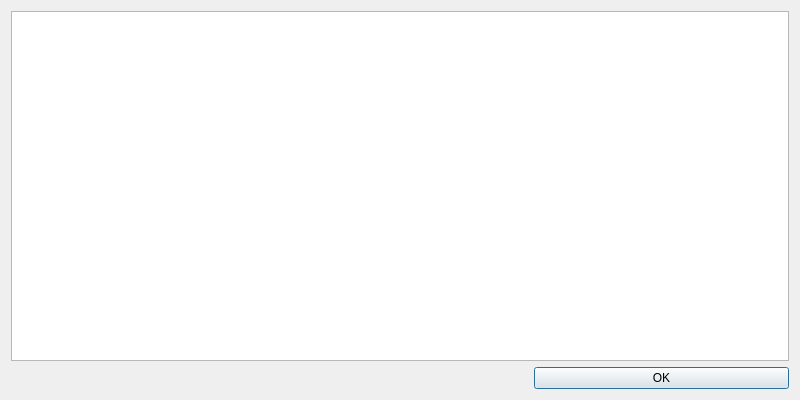
<?xml version="1.0" encoding="UTF-8"?>
<ui version="4.0">
 <class>SearchResult</class>
 <widget class="QDialog" name="SearchResult">
  <property name="geometry">
   <rect>
    <x>0</x>
    <y>0</y>
    <width>800</width>
    <height>400</height>
   </rect>
  </property>
  <property name="windowTitle">
   <string>Dialog</string>
  </property>
  <property name="windowIcon">
   <iconset resource="../resources/resources.qrc">
    <normaloff>:/kisspng-computer-icons-search-icon-5b30c8ad36d571.3385379615299237572246-removebg-preview.png</normaloff>:/kisspng-computer-icons-search-icon-5b30c8ad36d571.3385379615299237572246-removebg-preview.png</iconset>
  </property>
  <layout class="QVBoxLayout" name="verticalLayout">
   <item>
    <layout class="QGridLayout" name="gridLayout">
     <item row="0" column="0" colspan="3">
      <layout class="QHBoxLayout" name="horizontalLayout">
       <item>
        <widget class="QListWidget" name="leftList"/>
       </item>
      </layout>
     </item>
     <item row="2" column="2">
      <widget class="QPushButton" name="btnOK">
       <property name="text">
        <string>OK</string>
       </property>
      </widget>
     </item>
    </layout>
   </item>
  </layout>
 </widget>
 <resources>
  <include location="../resources/resources.qrc"/>
  <include location="../resources/resources.qrc"/>
 </resources>
 <connections/>
</ui>
